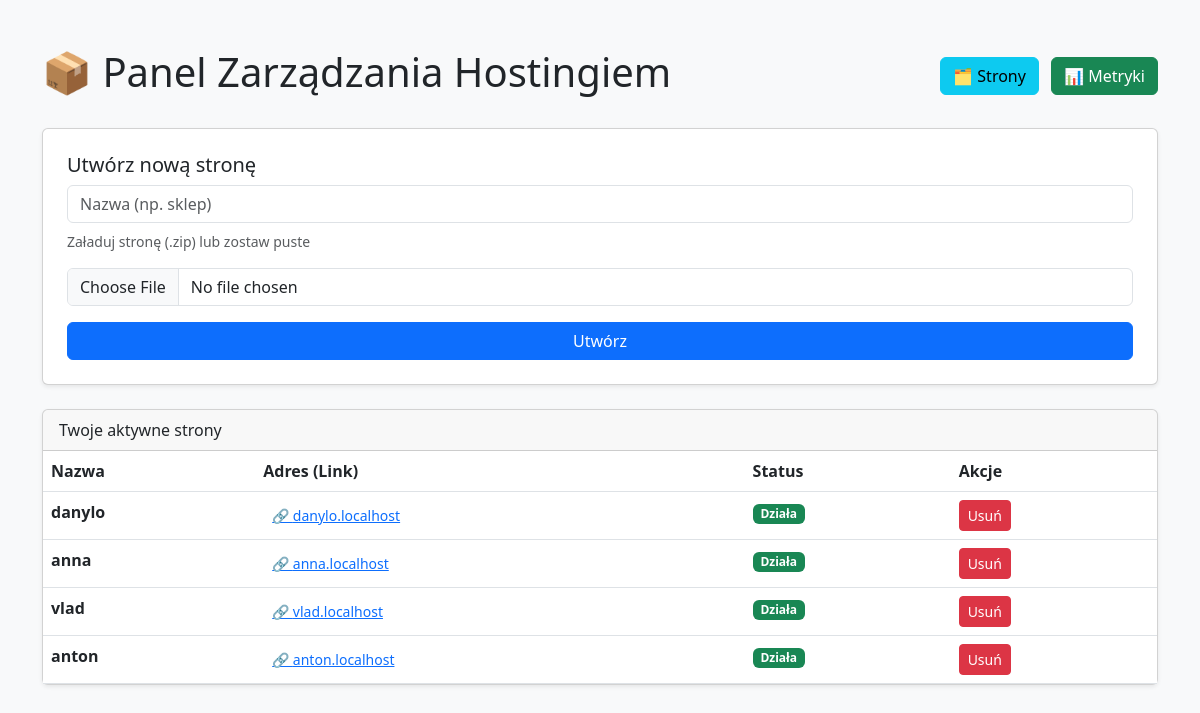
Before: / with the older database file.
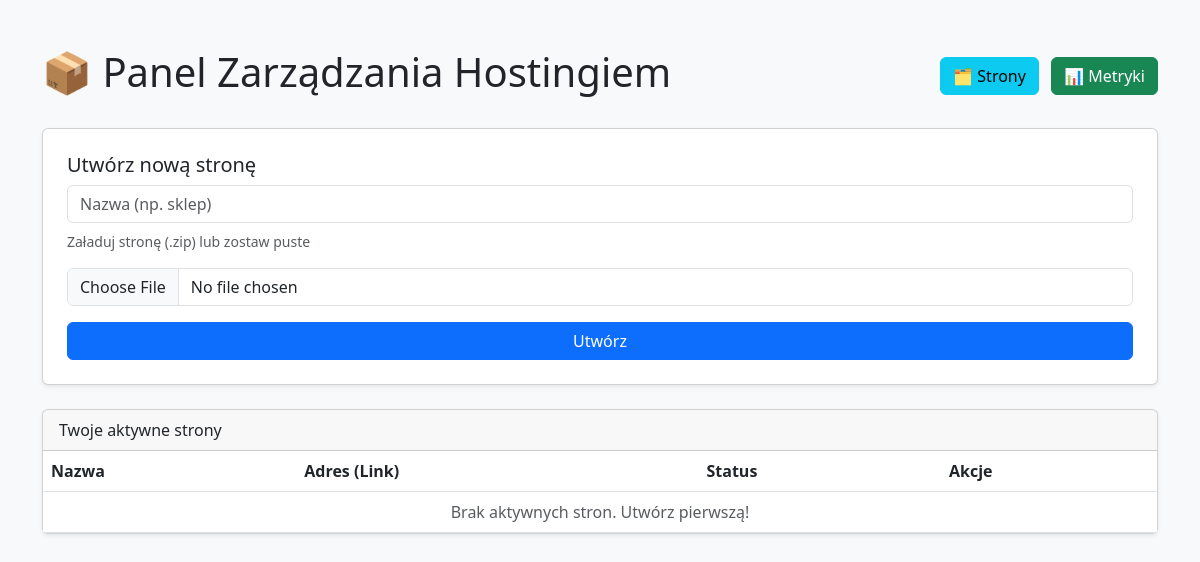
After: the same page with the newer database file.
### tables this page shows
CREATE TABLE sites (
            id INTEGER PRIMARY KEY AUTOINCREMENT,
            name TEXT UNIQUE NOT NULL,
            container_id TEXT NOT NULL,
            domain TEXT NOT NULL,
            user_id INTEGER,
            site_type TEXT DEFAULT 'static',
            status TEXT DEFAULT 'active',
            created_at TIMESTAMP DEFAULT CURRENT_TIMESTAMP,
            FOREIGN KEY (user_id) REFERENCES users(id)
        );

### web_panel/app.py (the view)
@app.route("/")
def index():
    sites = database.get_all_sites()
    return render_template("index.html", sites=sites)

### web_panel/database.py (called while the page is built)
def get_connection():
    conn = sqlite3.connect(DB_NAME)
    conn.row_factory = sqlite3.Row
    return conn

def get_all_sites():
    conn = get_connection()
    sites = conn.execute("SELECT * FROM sites").fetchall()
    conn.close()
    return sites

### web_panel/templates/index.html (shortened to what this page needs)
<!DOCTYPE html>
<html lang="pl">
<head>
    <link href="https://cdn.jsdelivr.net/npm/bootstrap@5.3.0/dist/css/bootstrap.min.css" rel="stylesheet">
</head>
<body class="bg-light">
    <div class="container py-5">
        <div class="d-flex justify-content-between align-items-center mb-4">
            <h1>📦 Panel Zarządzania Hostingiem</h1>
            <div>
                <a href="/database" class="btn btn-info me-2">🗂️ Strony</a>
                <a href="/metrics" class="btn btn-success">📊 Metryki</a>
            </div>
        </div>
        <div class="card p-4 shadow-sm mb-4">
            <h5>Utwórz nową stronę</h5>
            <form action="/create" method="POST" enctype="multipart/form-data" class="d-flex flex-column gap-2">
                <input type="text" name="site_name" class="form-control" placeholder="Nazwa (np. sklep)" required>
                <label class="form-label small text-muted">Załaduj stronę (.zip) lub zostaw puste</label>
                <input type="file" name="html_file" class="form-control" accept=".zip">
                <button type="submit" class="btn btn-primary mt-2">Utwórz</button>
            </form>
        </div>
        <div class="card shadow-sm">
            <div class="card-header">Twoje aktywne strony</div>
            <table class="table mb-0">
                <thead>
                    <tr>
                        <th>Nazwa</th>
                        <th>Adres (Link)</th>
                        <th>Status</th>
                        <th>Akcje</th>
                    </tr>
                </thead>
                <tbody>
                    {% for site in sites %}
                    <tr>
                        <td><strong>{{ site.name }}</strong></td>
                        <td>
                            <a href="http://{{ site.domain }}" target="_blank" class="btn btn-sm btn-link">
                                🔗 {{ site.domain }}
                            </a>
                        </td>
                        <td><span class="badge bg-success">Działa</span></td>
                        <td>
                            <form action="/delete/{{ site.name }}" method="POST">
                                <button class="btn btn-sm btn-danger">Usuń</button>
                            </form>
                        </td>
                    </tr>
                    {% else %}
                    <tr>
                        <td colspan="4" class="text-center text-muted">Brak aktywnych stron. Utwórz pierwszą!</td>
                    </tr>
                    {% endfor %}
                </tbody>
            </table>
        </div>
    </div>
</body>
</html>

Changed rows visible on the page:
removed sites: name "danylo", domain "danylo.localhost"
removed sites: name "anna", domain "anna.localhost"
removed sites: name "vlad", domain "vlad.localhost"
removed sites: name "anton", domain "anton.localhost"
Other visible differences:
text now shown: "Brak aktywnych stron. Utwórz pierwszą!"
